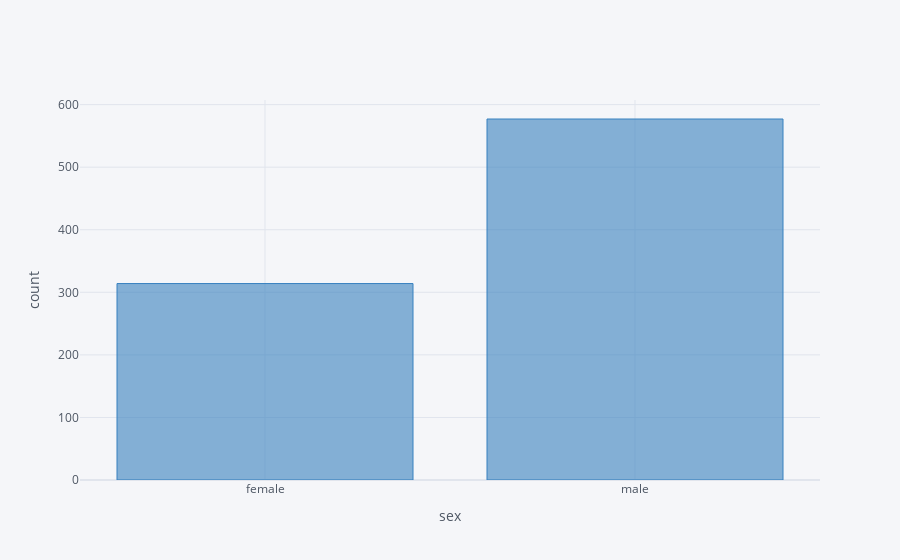

Source (notebook cell):
### Markdown cell above
### Task 8
Recreate the interactive plot below using the titanic dataframe. There are very few hints since the plot can be done with just one or two lines of code and a hint would basically give away the solution. Keep careful attention to the x and y labels for hints

### Code cell
# Count the number of occurrences of each unique value in the 'sex' column
sex_counts = titanic['sex'].value_counts()
sex_counts_df = pd.DataFrame({'sex': sex_counts.index, 'count': sex_counts.values})

# reorder the rows so that female comes first
sex_counts_df = sex_counts_df.loc[[1,0], :]

sex_counts_df.iplot(kind='bar', x='sex', y='count', colors='blue', xTitle='sex', yTitle='count')

### Figure 1 — Plotly figure (JSON) as saved in the notebook; plotly's stock layout.template omitted (floating-point values rounded to 4 significant figures)
{"data": [{"marker": {"color": "rgba(55, 128, 191, 0.6)", "line": {"color": "rgba(55, 128, 191, 1.0)", "width": 1}}, "name": "count", "orientation": "v", "text": "", "type": "bar", "x": ["female", "male"], "y": [314, 577]}], "layout": {"autosize": true, "legend": {"bgcolor": "#F5F6F9", "font": {"color": "#4D5663"}}, "paper_bgcolor": "#F5F6F9", "plot_bgcolor": "#F5F6F9", "title": {"font": {"color": "#4D5663"}}, "xaxis": {"autorange": true, "gridcolor": "#E1E5ED", "range": [-0.5, 1.5], "showgrid": true, "tickfont": {"color": "#4D5663"}, "title": {"font": {"color": "#4D5663"}, "text": "sex"}, "type": "category", "zerolinecolor": "#E1E5ED"}, "yaxis": {"autorange": true, "gridcolor": "#E1E5ED", "range": [0, 607.4], "showgrid": true, "tickfont": {"color": "#4D5663"}, "title": {"font": {"color": "#4D5663"}, "text": "count"}, "type": "linear", "zerolinecolor": "#E1E5ED"}}}
